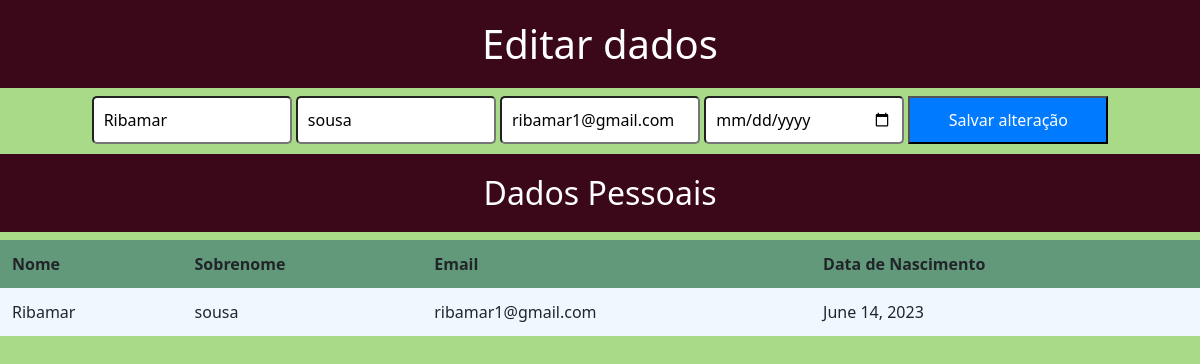
Page /editar/16 on the committed database.
### core/models.py (models this page shows, shortened)
class Pessoa(models.Model):
    nome = models.CharField(max_length=100)
    sobrenome = models.CharField(max_length=30)
    email = models.EmailField(max_length=100)
    data_nascimento = models.DateField()

### core/views.py (the view)
# urls.py: path('editar/<int:id>', editar, name='editar'),
def editar(request, id):
    pessoa = Pessoa.objects.get(id=id)
    return render(request, "update.html", {"pessoa": pessoa})

### core/templates/update.html (shortened to what this page needs)
{% load static %}
<!DOCTYPE html>
<html lang="en">
<head>
<head>
    <link rel="stylesheet" type="text/css" href="{% static 'css/style.css' %}"/>
</head>
    <link rel="stylesheet" href="https://cdnjs.cloudflare.com/ajax/libs/font-awesome/4.7.0/css/font-awesome.min.css">
    <link href="https://cdn.jsdelivr.net/npm/bootstrap@5.2.0-beta1/dist/css/bootstrap.min.css" rel="stylesheet">
</head>
<body>
    <h1>Editar dados</h1>
    <form action="{% url 'update' pessoa.id %}" method="POST">
        <input type="text" name="nome" value="{{ pessoa.nome }}" placeholder="Nome">
        <input type="text" name="sobrenome" value="{{ pessoa.sobrenome }}" placeholder="Sobrenome">
        <input type="email" name="email" value="{{ pessoa.email }}" placeholder="Email">
        <input type="date" name="data_nascimento" value="{{ pessoa.data_nascimento }}" placeholder="Data de Nascimento">
        <button type="submit">Salvar alteração</button>
    </form>
    <h2>Dados Pessoais</h2>
    <table>
        <thead>
            <tr class="tr">
                <th>Nome</th>
                <th>Sobrenome</th>
                <th>Email</th>
                <th>Data de Nascimento</th>
            </tr>
        </thead>
        <tbody>
            <tr>
                <td>{{ pessoa.nome }} </td>
                <td>{{ pessoa.sobrenome }}</td>
                <td>{{ pessoa.email }}</td>
                <td>{{ pessoa.data_nascimento }}</td>
            </tr>
        </tbody>
    </table>
</body>
</html>

### core/static/css/style.css (style rules this page uses)
table { background-color: aliceblue; }
table { border-collapse: collapse; width: 100%; }
.tr { background-color: #62997a; padding: 10px; text-align: left; }
th, td { padding: 12px; text-align: left; border-bottom: 2px solid #ceecd4; }
form { text-align: center; }
button { background-color: #007bff; color: #fff; cursor: pointer; }
input, button { display: inline-block; width: 200px; padding: 10px; margin-bottom: 10px; border-radius: 5px; }
h1, h2, h3 { background-color: #3b0819; color: rgb(242, 235, 235); text-align: center; }

### core/templates/update.html (style rules this page uses)
input, button { padding: 10px; margin-bottom: 10px; }
h1, h2, h3 { padding: 20px; color: #ffffff; }
body { background-color: #a9da88; }

### rows in the picture
Pessoa: nome "Ribamar", sobrenome "sousa", email "ribamar1@gmail.com", data_nascimento "June 14, 2023"
